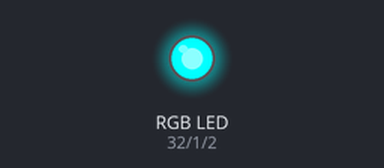
A sketch run on a simulated ESP32. On the bench: an RGB LED mixed from three pins (HIGH = lit).

Above: at 0.5 s.
At 2.5 s:
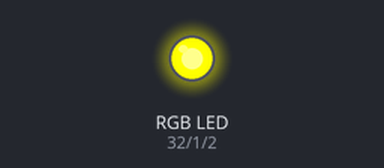
At 3.5 s:
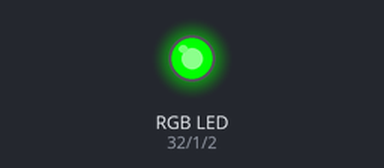
At 4.5 s:
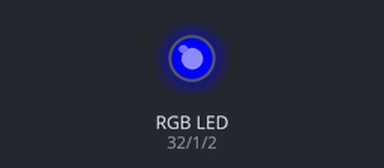
At 6.5 s:
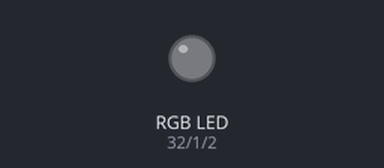
At 8.5 s:
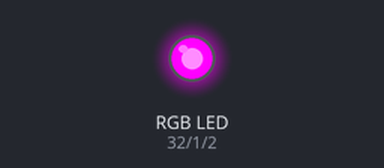
Timing chart, 0 to 9.1 s (numbered marks = the images above):
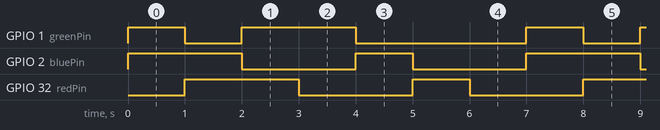

Measured:
- by itself, GPIO 1 (greenPin): repeats every 7.0 s: HIGH 2.0 s, LOW 3.0 s, HIGH 1.0 s, LOW 1.0 s
- by itself, GPIO 2 (bluePin): repeats every 7.0 s: HIGH 1.0 s, LOW 2.0 s, HIGH 2.0 s, LOW 2.0 s
- by itself, GPIO 32 (redPin): repeats every 7.0 s: LOW 2.0 s, HIGH 1.0 s, LOW 2.0 s, HIGH 2.0 s

The sketch:

CyclingRGB.ino
```cpp
int redPin = A4;    // RED pin of the LED to PWM pin **A4**
int greenPin = D0;  // GREEN pin of the LED to PWM pin **D0**
int bluePin = D1;   // BLUE pin of the LED to PWM pin **D1**
int brightness = 255; // Full brightness for an Cathode RGB LED is 0, and off 255

void setup()
{
  // Set up our pins for output
  pinMode( redPin, OUTPUT);
  pinMode( greenPin, OUTPUT);
  pinMode( bluePin, OUTPUT);

  // Set all pins to off
  analogWrite(redPin, 255);
  analogWrite(greenPin, 255);
  analogWrite(bluePin, 255);

}


void loop()
{

  // Create Red only
  // We mix as follows:
  // Turn Red all the way on, Green off, Blue off
  analogWrite(redPin, 0);
  analogWrite(greenPin, 255);
  analogWrite(bluePin, 255);

  delay(1000); // wait one second


  // Create Green only
  // We mix as follows:
  // Turn Red all the way off, Green on, Blue off
  analogWrite(redPin, 255);
  analogWrite(greenPin, 0);
  analogWrite(bluePin, 255);

  delay(1000); // wait one second

  // Create Blue only
  // We mix as follows:
  // Turn Red all the way off, Green on, Blue off
  analogWrite(redPin, 255);
  analogWrite(greenPin, 255);
  analogWrite(bluePin, 0);

  delay(1000); // wait one second


  // Create Pink only
  // We mix as follows:
  // Turn Red all the way on,
  // Turn Green off,
  // Turn Blue on
  analogWrite(redPin, 0);
  analogWrite(greenPin, 255);
  analogWrite(bluePin, 0);

  delay(1000); // wait one second

  // Create Yellow only
  // We mix as follows:
  // Turn Red all the way on,
  // Turn Green off,
  // Turn Blue on
  analogWrite(redPin, 0);
  analogWrite(greenPin, 0);
  analogWrite(bluePin, 255);

  delay(1000); // wait one second


  // Create Cyan only
  // We mix as follows:
  // Turn Red all the way off,
  // Turn Green on,
  // Turn Blue on
  analogWrite(redPin, 255);
  analogWrite(greenPin, 0);
  analogWrite(bluePin, 0);

  delay(1000); // wait one second

  // Create White only
  // We mix as follows:
  // Turn Red all the way on,
  // Turn Green on,
  // Turn Blue on
  analogWrite(redPin, 0);
  analogWrite(greenPin, 0);
  analogWrite(bluePin, 0);

  delay(1000); // wait one second


}
```
